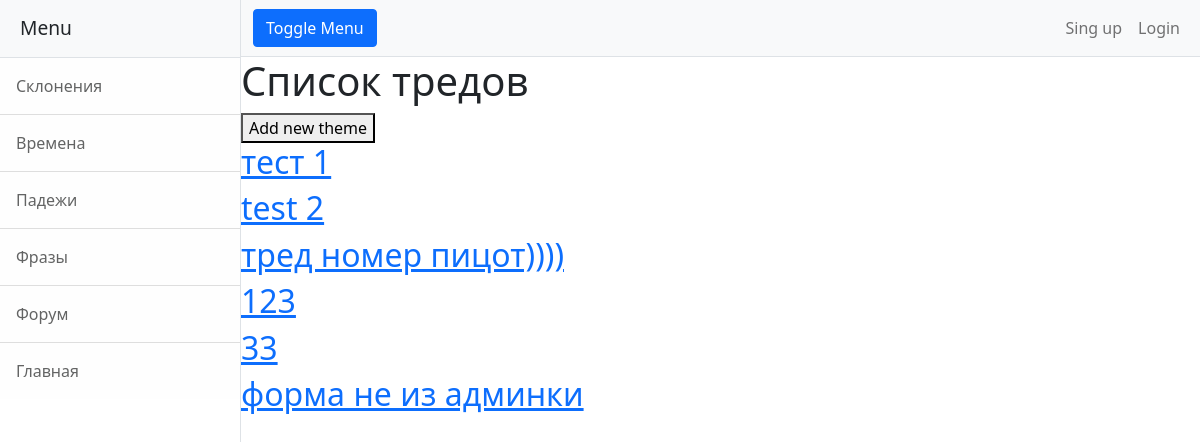
The app's page /forum/ with its own data.
### review/models.py (models this page shows, shortened)
class Sidebar(models.Model):
    head = models.CharField(max_length=100)
    link = models.CharField(max_length=150)
    class Meta:
        verbose_name = 'Сайдбар страница'
        verbose_name_plural = 'Сайдбар страницы'

### forum/models.py (models this page shows, shortened)
class Theme(models.Model):
    head = models.CharField(max_length=150)
    text = models.TextField()
    created_at = models.DateTimeField(auto_now_add=True)
    image = models.ImageField(blank=True, upload_to=upload_to)
    def get_absolute_url(self):
        return reverse('theme', kwargs={'pk': self.pk})
    class Meta:
        verbose_name = 'Тема'
        verbose_name_plural = 'Темы'

### forum/views.py (the view)
# urls.py: path('', ThemesList.as_view(), name='themes_list'),
class ThemesList(ListView):
    model = Theme
    context_object_name = 'themes'
    template_name = 'forum/themes_list.html'

### review/templatetags/sidebar.py (called while the page is built)
@register.simple_tag()
def get_sidebar():
    return Sidebar.objects.all()

### templates/forum/themes_list.html
{%extends 'main.html'%}
{%block content%}
<h1>Список тредов</h1>
<a href="add_theme"><button onclick>Add new theme</button></a>
{%for theme in themes%}
<h2><a href="{{theme.get_absolute_url}}">{{theme.head}}</a></h2>
{%endfor%}
{%endblock%}

### templates/blocks/sidebar.html
{%block sidebar%}
{%load sidebar%}
{%get_sidebar as pages%}
<div class="border-end bg-white" id="sidebar-wrapper">
    <div class="sidebar-heading border-bottom bg-light">Menu</div>
    <div class="list-group list-group-flush">
        {%for page in pages%}
            <a class="list-group-item list-group-item-action list-group-item-light p-3" href="{{page.link}}">{{page.head}}</a>
        {%endfor%}
    </div>
</div>
{%endblock%}

### static/review/css/table_style.css (style rules this page uses)
html { font-family: sans-serif; }

### records on screen
Sidebar: head "Склонения"
Sidebar: head "Времена"
Sidebar: head "Падежи"
Sidebar: head "Фразы"
Sidebar: head "Форум"
Sidebar: head "Главная"
Theme: head "тест 1"
Theme: head "test 2"
Theme: head "тред номер пицот))))"
Theme: head "123"
Theme: head "33"
Theme: head "форма не из админки"
